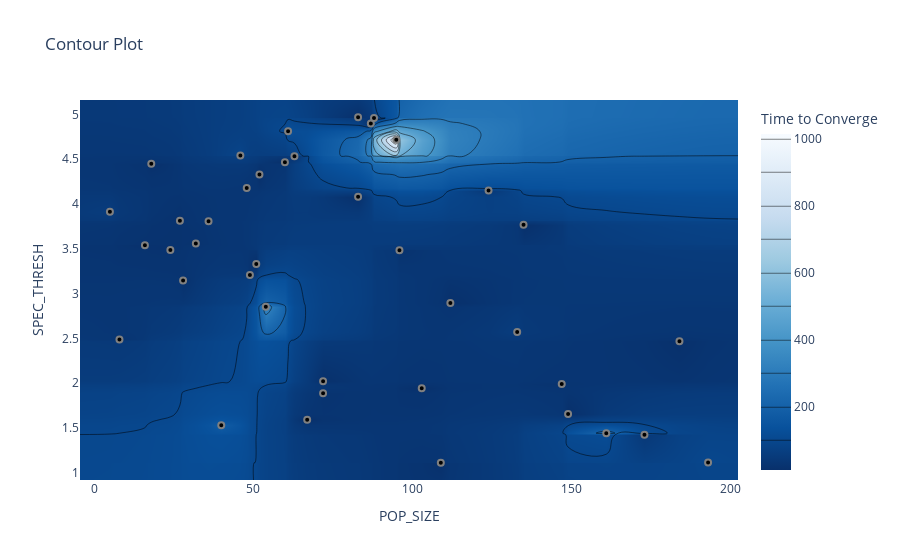

Notebook cell for this chart:
### Code cell
optuna.visualization.plot_contour(study, params=['POP_SIZE', 'SPEC_THRESH'], target_name='Time to Converge')

### Figure 1 — Plotly figure (JSON) as saved in the notebook; plotly's stock layout.template omitted (floating-point values rounded to 4 significant figures; data arrays with more than 128 entries replaced by an {"elided": "..."} marker saying what was removed)
{"data": [{"colorbar": {"title": {"text": "Time to Converge"}}, "colorscale": [[0, "rgb(247,251,255)"], [0.125, "rgb(222,235,247)"], [0.25, "rgb(198,219,239)"], [0.375, "rgb(158,202,225)"], [0.5, "rgb(107,174,214)"], [0.625, "rgb(66,146,198)"], [0.75, "rgb(33,113,181)"], [0.875, "rgb(8,81,156)"], [1, "rgb(8,48,107)"]], "connectgaps": true, "contours": {"coloring": "heatmap"}, "hoverinfo": "none", "line": {"smoothing": 1.3}, "reversescale": true, "type": "contour", "x": [-4.4, 5, 8, 16, 18, 24, 27, 28, 32, 36, 40, 46, 48, 49, 51, 52, 54, 60, 61, 63, 67, 72, 83, 87, 88, 95, 96, 103, 109, 112, 124, 133, 135, 147, 149, 161, 173, 184, 193, 202.4], "y": [0.9189, 1.112, 1.114, 1.425, 1.442, 1.529, 1.59, 1.655, 1.887, 1.943, 1.991, 2.021, 2.466, 2.488, 2.571, 2.854, 2.895, 3.147, 3.206, 3.331, 3.483, 3.485, 3.54, 3.559, 3.769, 3.808, 3.813, 3.913, 4.081, 4.149, 4.179, 4.328, 4.449, 4.466, 4.532, 4.54, 4.715, 4.811, 4.897, 4.959, 4.967, 5.16], "z": {"elided": "42x40 float values"}}, {"marker": {"color": "black", "line": {"color": "Grey", "width": 2}}, "mode": "markers", "showlegend": false, "type": "scatter", "x": [103, 24, 193, 67, 184, 112, 40, 96, 109, 135, 61, 72, 147, 72, 8, 149, 161, 133, 173, 52, 46, 83, 48, 28, 87, 88, 60, 63, 83, 124, 27, 5, 32, 18, 51, 49, 16, 36, 95, 54], "y": [1.943, 3.485, 1.114, 1.59, 2.466, 2.895, 1.529, 3.483, 1.112, 3.769, 4.811, 2.021, 1.991, 1.887, 2.488, 1.655, 1.442, 2.571, 1.425, 4.328, 4.54, 4.081, 4.179, 3.147, 4.897, 4.959, 4.466, 4.532, 4.967, 4.149, 3.813, 3.913, 3.559, 4.449, 3.331, 3.206, 3.54, 3.808, 4.715, 2.854]}], "layout": {"title": {"text": "Contour Plot"}, "xaxis": {"range": [-4.4, 202.4], "title": {"text": "POP_SIZE"}}, "yaxis": {"range": [0.9189, 5.16], "title": {"text": "SPEC_THRESH"}}}}
